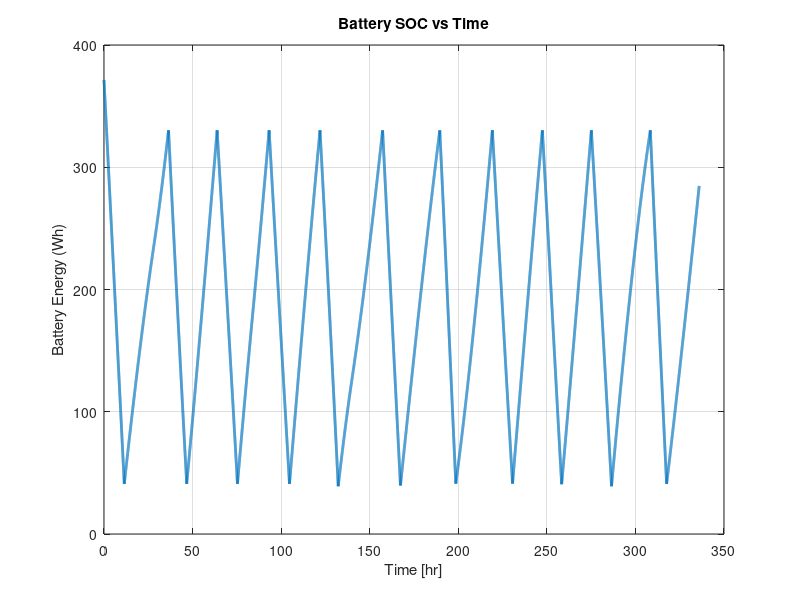
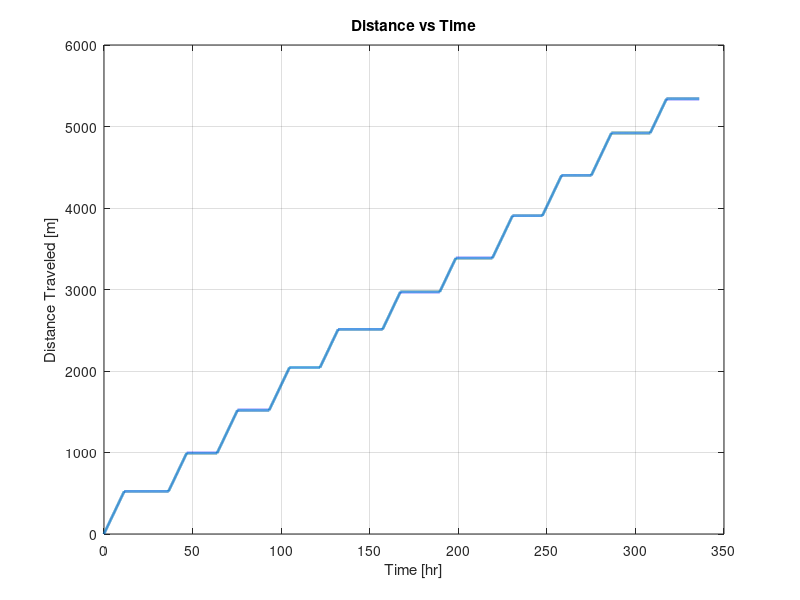

The MATLAB script that drew these images, in order:
clear; clc; close all;

%% USER PARAMETERS

battery_mass_guess = 1.66;          % kg (test value)
batt_specific_energy = 248.6;      % Wh/kg
E_batt_capacity = battery_mass_guess * batt_specific_energy;

initial_SOC_fraction = 0.90;     % 90% charged at landing

speed = 0.02;                    % m/s
P_motors = 25;                   % W
P_av_travel = 19;                % W
P_av_rest = 1.5;                 % W
P_heaters = 0.2;                 % W
payload_total_power = 15;        % W 
num_of_payloads = 2;

payload_drop_distances = [10000 10000];
nav_interval = 10;                % meters
nav_duration = 5/60;              % hours (5 minutes)
charge_start_fraction = 0.10;     % Start charging at 10%
charge_stop_fraction  = 0.80;     % Stop charging at 80%

total_distance_goal = 10000;       % meters

%% PANEL PROPERTIES

panel_number  = 3;
panel_widths  = [0.25, 0.3, 0.3];
panel_height  = 0.31;

lidar_cutout = 0.06*0.06; % 60mm by 60mm square

panel_eff   = 0.32;
inc_derate  = 0.95;

%% TIME + SOLAR CONSTANTS

n       = 2831; % Oct. 1st 2027
Tau     = deg2rad(-1.545);
Y       = 346.71;
t_0     = -1.23;

T_total = 24*14; % 1 lunar day
dt      = 0.01;                  % hours (~36 sec)
t       = 0:dt:T_total;
N       = length(t);

omega   = 360 / T_total;

%% MOON GEOMETRY

R_moon = 1737400;
L      = deg2rad(-91);
E      = deg2rad(90);

%% SOLAR CONSTANTS

G_sc    = 1361;
I_illum = 1;



%% SOLAR POWER MODEL

azi_p = linspace(0,360,panel_number+1);
azi_p(end) = [];
azi_p = deg2rad(azi_p);

theta_dip = acos(R_moon/(R_moon + panel_height));
P_solar = zeros(1,N);

for i = 1:N

    ti = t(i);

    delta = Tau * sin(deg2rad(360/Y * (n + ti/24 - t_0)));
    H     = deg2rad(omega * (T_total/2 - ti));

    B = asin(cos(L)*cos(delta)*cos(H) + sin(L)*sin(delta));
    cosB = cos(B);

    if abs(cosB) > 1e-10
        azi_s = asin(max(-1, min(1, cos(delta)*sin(H)/cosB)));
    else
        azi_s = 0;
    end

    P_total = 0;

    if B > -theta_dip

        for p = 1:panel_number

            cos_theta = cos(B)*cos(azi_s - azi_p(p)) + sin(B)*cos(E);

            if cos_theta > 0

                G_panel = G_sc * cos_theta * I_illum;
                panel_area = panel_widths(p) * panel_height - lidar_cutout;

                P_panel = G_panel ...
                        * panel_area ...
                        * panel_eff ...
                        * inc_derate;

                P_total = P_total + P_panel;

            end
        end
    end

    P_solar(i) = P_total;

end

%% MISSION STATE VARIABLES

SOC = zeros(1,N);
SOC(1) = initial_SOC_fraction * E_batt_capacity;

distance = zeros(1,N);

payloads_remaining = num_of_payloads;
next_payload_index = 1;

next_nav_distance = nav_interval;
in_navigation = false;
nav_timer = 0;

in_charging = false;


%% MAIN TIME LOOP

for i = 2:N

    current_distance = distance(i-1);

    %---------------------------------
    % CHECK IF MISSION COMPLETE
    % ---------------------------------
    if current_distance >= total_distance_goal
        driving = false;
    else
        driving = true;
    end

    % ---------------------------------
    % PAYLOAD DROP LOGIC
    % ---------------------------------
    if next_payload_index <= length(payload_drop_distances)
        if current_distance >= payload_drop_distances(next_payload_index)
            payloads_remaining = payloads_remaining - 1;
            next_payload_index = next_payload_index + 1;
        end
    end

    % ---------------------------------
    % NAVIGATION TRIGGER
    % ---------------------------------
    if ~in_navigation && ~in_charging && driving && ...
            current_distance >= next_nav_distance

        in_navigation = true;
        nav_timer = nav_duration;
        next_nav_distance = next_nav_distance + nav_interval;
    end

    % ---------------------------------
    % NAVIGATION COUNTDOWN
    % ---------------------------------
    if in_navigation
        nav_timer = nav_timer - dt;
        if nav_timer <= 0
            in_navigation = false;
        end
    end

    % ---------------------------------
    % SOC-BASED CHARGING LOGIC
    % ---------------------------------
    
    % Trigger charging if SOC drops below threshold
    if ~in_navigation && ~in_charging && driving && ...
            SOC(i-1) <= charge_start_fraction * E_batt_capacity
    
        in_charging = true;
    end
    
    % Stop charging when sufficiently recharged
    if in_charging && ...
            SOC(i-1) >= charge_stop_fraction * E_batt_capacity
    
        in_charging = false;
    end


    % ---------------------------------
    % DETERMINE OPERATING MODE
    % Priority: NAV > CHARGE > DRIVE > IDLE
    % ---------------------------------

    if in_navigation
        P_mode = P_motors + P_av_travel;
        driving_now = false;

    elseif in_charging
        P_mode = P_av_rest;     % only rest avionics while charging
        driving_now = false;

    elseif driving
        P_mode = P_motors + P_av_travel;
        driving_now = true;

    else
        P_mode = P_av_rest;     % mission complete idle
        driving_now = false;
    end

    % ---------------------------------
    % PAYLOAD POWER (Dynamic)
    % ---------------------------------
    P_payload = payloads_remaining * (payload_total_power/num_of_payloads);

    % ---------------------------------
    % TOTAL LOAD POWER
    % ---------------------------------
    P_load = P_mode + P_payload + P_heaters;

    % ---------------------------------
    % UPDATE DISTANCE
    % ---------------------------------
    if driving_now
        distance(i) = current_distance + speed * dt * 3600;
    else
        distance(i) = current_distance;
    end

    % ---------------------------------
    % SOC UPDATE
    % ---------------------------------
    P_net = P_solar(i-1) - P_load;
    SOC(i) = SOC(i-1) + P_net * dt;

    % ---------------------------------
    % BATTERY LIMITS
    % ---------------------------------
    if SOC(i) > E_batt_capacity
        SOC(i) = E_batt_capacity;
    end

    if SOC(i) < 0
        SOC(i) = 0;
    end

end


%% RESULTS

min_SOC = min(SOC);
max_SOC = max(SOC);

fprintf('Minimum SOC (Wh): %.2f\n', min_SOC);
fprintf('Maximum SOC (Wh): %.2f\n', max_SOC);

if min_SOC <= 0
    fprintf('⚠ Battery depleted during mission.\n');
else
    fprintf('Mission feasible with this battery mass.\n');
end

if current_distance < total_distance_goal
    fprintf('⚠ Distance goal not reached.\n');
else
    fprintf('Distance goal reached.\n');
end

%% PLOTS

figure;
plot(t,SOC,'LineWidth',2)
xlabel('Time [hr]')
ylabel('Battery Energy (Wh)')
title('Battery SOC vs Time')
grid on

figure;
plot(t,distance,'LineWidth',2)
xlabel('Time [hr]')
ylabel('Distance Traveled [m]')
title('Distance vs Time')
grid on
